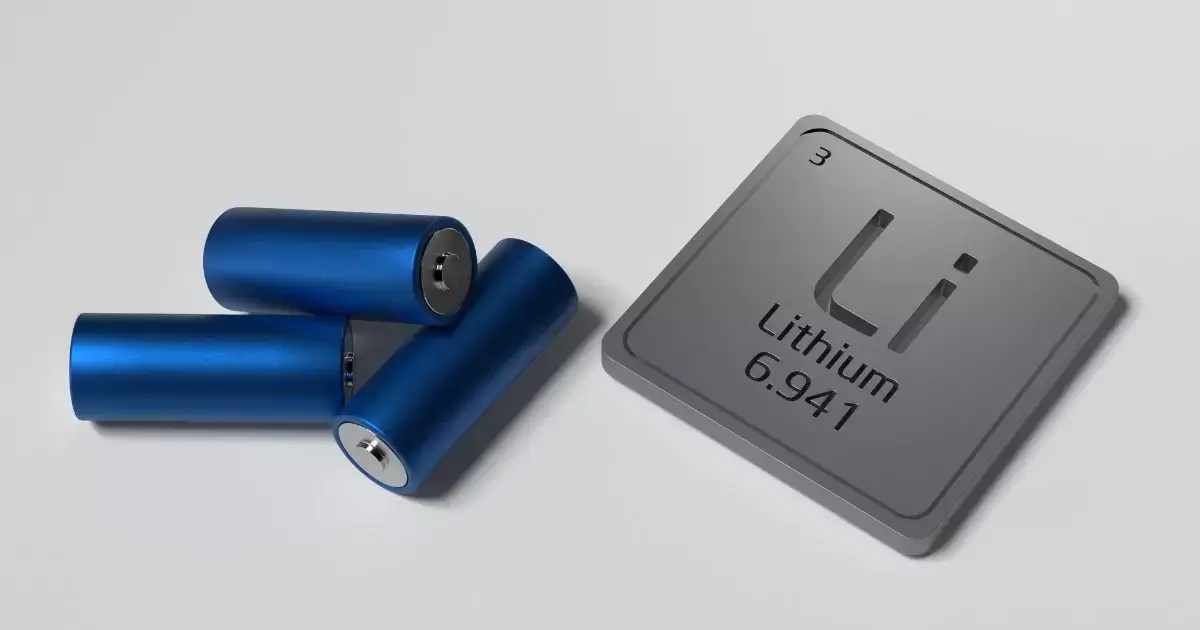
#> input picture battsentinel-frontend/src/assets/battery-hero.webp, 1200 x 630 px
$ python -i thermal_analyzer.py   (imports and definitions only)
#> lines starting #> are read from the running program, lines starting #| are printed output that depends on the picture; after the words box and inside, x2 and y2 are one past the last pixel; in counts of white or black regions, pixels touching at a corner belong together
import cv2
import numpy as np
from PIL import Image
import json
import os

class ThermalAnalyzer:
    """Analizador de imágenes térmicas para detección de hotspots y análisis térmico"""

    def __init__(self):
        self.min_hotspot_area = 50  # Área mínima para considerar un hotspot
        self.temperature_threshold_percentile = 95  # Percentil para detectar hotspots

    def analyze_image(self, image_path):
        """Analizar imagen térmica y extraer información de temperatura"""
        try:
            # Cargar imagen
            image = cv2.imread(image_path)
#> image is the input picture: shape (630, 1200, 3); mean B, G, R 181.4, 174.7, 170.6
            if image is None:
                raise ValueError("Could not load image")

            # Convertir a escala de grises para análisis
            gray = cv2.cvtColor(image, cv2.COLOR_BGR2GRAY)
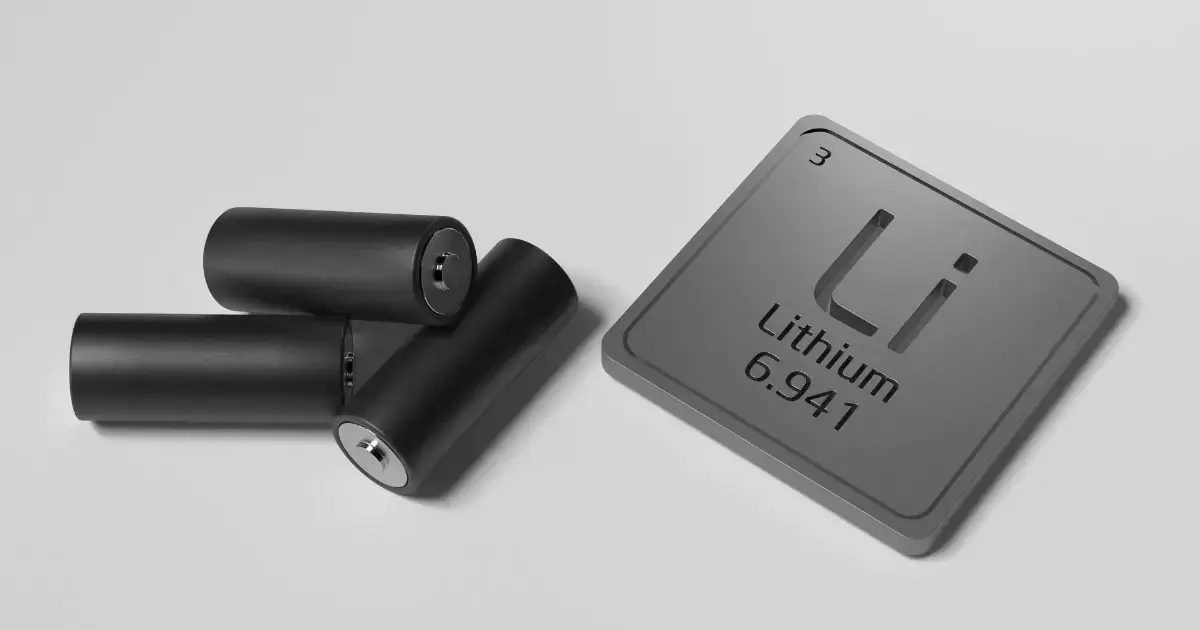
#> gray: shape (630, 1200); min 0, max 255, mean 174.2

            # Análisis básico de temperatura (simulado basado en intensidad)
            # En una implementación real, esto dependería del formato específico de la imagen térmica
            temperature_data = self._simulate_temperature_from_intensity(gray)

            # Calcular estadísticas de temperatura
            max_temp = float(np.max(temperature_data))
#> max_temp = 81.06
            min_temp = float(np.min(temperature_data))
#> min_temp = 19.09
            avg_temp = float(np.mean(temperature_data))
#> avg_temp = 61

            # Detectar hotspots
            hotspots = self._detect_hotspots(temperature_data, image.shape)

            # Análisis de distribución térmica
            thermal_distribution = self._analyze_thermal_distribution(temperature_data)

            result = {
                'max_temperature': max_temp,
                'min_temperature': min_temp,
                'avg_temperature': avg_temp,
                'temperature_std': float(np.std(temperature_data)),
                'hotspot_detected': len(hotspots) > 0,
                'hotspot_count': len(hotspots),
                'hotspot_coordinates': hotspots,
                'thermal_distribution': thermal_distribution,
                'analysis_metadata': {
                    'image_size': image.shape[:2],
                    'analysis_method': 'intensity_based_simulation',
                    'threshold_percentile': self.temperature_threshold_percentile
                }
            }

            return result

        except Exception as e:
            raise Exception(f"Error analyzing thermal image: {str(e)}")

    def _simulate_temperature_from_intensity(self, gray_image):
        """Simular datos de temperatura basados en intensidad de píxeles"""
        # Esta es una simulación. En una implementación real, se usarían
        # bibliotecas específicas para imágenes térmicas como FLIR o similar

        # Normalizar intensidades a rango de temperatura (20-80°C)
        normalized = gray_image.astype(np.float32) / 255.0
        temperature_data = 20 + (normalized * 60)  # Rango 20-80°C

        # Agregar algo de ruido realista
        noise = np.random.normal(0, 0.5, temperature_data.shape)
        temperature_data += noise

        return temperature_data

    def _detect_hotspots(self, temperature_data, image_shape):
        """Detectar hotspots en la imagen térmica"""
#> called with image_shape = (630, 1200, 3)
        try:
            # Calcular umbral para hotspots
            threshold = np.percentile(temperature_data, self.temperature_threshold_percentile)
#> threshold = 71.75

            # Crear máscara binaria para hotspots
            hotspot_mask = (temperature_data > threshold).astype(np.uint8)
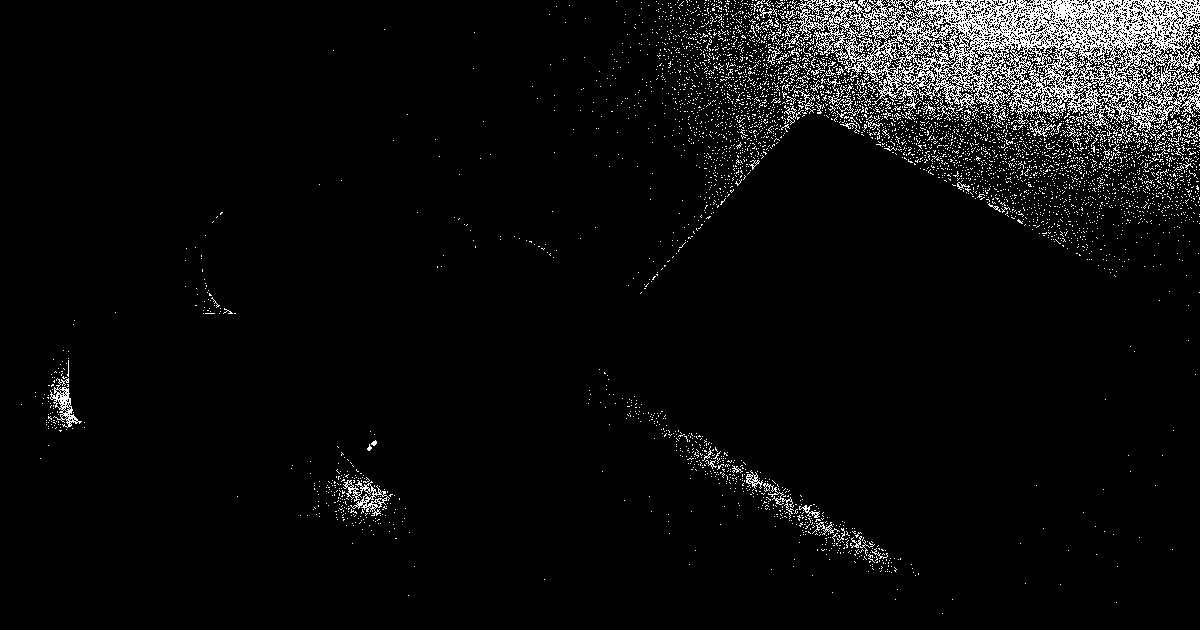
#> hotspot_mask: shape (630, 1200); values 0 (black) and 1 (white), 5% white in thin lines or dots

            # Encontrar contornos de hotspots
            contours, _ = cv2.findContours(hotspot_mask, cv2.RETR_EXTERNAL, cv2.CHAIN_APPROX_SIMPLE)
#> contours = 4497 contours, 4476 with area under 20; largest, box (x1, y1, x2, y2) and area: (785, 0, 1200, 138) 37503, (343, 480, 390, 516) 512, (50, 378, 82, 428) 474, (835, 84, 861, 118) 126, (746, 470, 763, 489) 108

            hotspots = []
            for contour in contours:
                area = cv2.contourArea(contour)
                if area > self.min_hotspot_area:
                    # Calcular centroide
                    M = cv2.moments(contour)
                    if M["m00"] != 0:
                        cx = int(M["m10"] / M["m00"])
                        cy = int(M["m01"] / M["m00"])

                        # Calcular bounding box
                        x, y, w, h = cv2.boundingRect(contour)

                        # Temperatura máxima en el hotspot
                        hotspot_region = temperature_data[y:y+h, x:x+w]
                        max_temp_in_hotspot = float(np.max(hotspot_region))
                        avg_temp_in_hotspot = float(np.mean(hotspot_region))

                        hotspot_info = {
                            'centroid': {'x': cx, 'y': cy},
                            'bounding_box': {'x': x, 'y': y, 'width': w, 'height': h},
                            'area': float(area),
                            'max_temperature': max_temp_in_hotspot,
                            'avg_temperature': avg_temp_in_hotspot,
                            'severity': self._classify_hotspot_severity(max_temp_in_hotspot)
                        }

                        hotspots.append(hotspot_info)
#> this loop made 4497 passes
#> (area, cx, cy, x, y, w, h, max_temp_in_hotspot) on passes 181, 292, 402, 425, 484, 737, 3048, 3066, 3611: (56.5, 824, 527, 812, 522, 28, 13, 72.93), (52, 810, 511, 799, 505, 21, 13, 73.09), (67.5, 775, 494, 763, 483, 31, 31, 72.96), (511.5, 367, 496, 343, 480, 47, 36, 75.01), (107.5, 752, 479, 746, 470, 17, 19, 72.98), (474, 64, 404, 50, 378, 32, 50, 74.71), (61.5, 1040, 129, 1029, 120, 27, 17, 73.44), (67, 1171, 129, 1150, 119, 33, 27, 73.47), (126.5, 844, 104, 835, 84, 26, 34, 73.14)
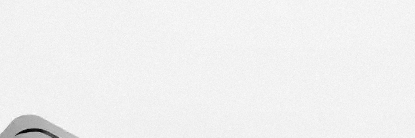
#> hotspot_region: shape (138, 415) float32; min 19.33, max 74.44, mean 71.4; drawn with min black and max white
#> after the loop, hotspots = 11 items

            # Ordenar hotspots por temperatura máxima (descendente)
            hotspots.sort(key=lambda x: x['max_temperature'], reverse=True)

            return hotspots

        except Exception as e:
            print(f"Error detecting hotspots: {e}")
            return []

    def _classify_hotspot_severity(self, temperature):
        """Clasificar severidad del hotspot basado en temperatura"""
        if temperature > 70:
            return 'critical'
        elif temperature > 60:
            return 'high'
        elif temperature > 50:
            return 'medium'
        else:
            return 'low'

    def _analyze_thermal_distribution(self, temperature_data):
        """Analizar distribución térmica de la imagen"""
        try:
            # Calcular histograma de temperaturas
            hist, bin_edges = np.histogram(temperature_data.flatten(), bins=20)
#> hist = 20 values, max 455162 at index 16, min 26 at index 19, mean 37800; bin_edges = 21 values from 19.09 to 81.06

            # Encontrar zonas de temperatura
            temp_zones = {
                'cold': float(np.sum(temperature_data < 30)),
                'normal': float(np.sum((temperature_data >= 30) & (temperature_data < 50))),
                'warm': float(np.sum((temperature_data >= 50) & (temperature_data < 70))),
                'hot': float(np.sum(temperature_data >= 70))
            }
#> temp_zones = {'cold': 35071, 'normal': 164695, 'warm': 280679, 'hot': 275555}

            # Calcular porcentajes
            total_pixels = temperature_data.size
#> total_pixels = 756000
            temp_zones_percent = {k: (v / total_pixels) * 100 for k, v in temp_zones.items()}
#> temp_zones_percent = {'cold': 4.64, 'normal': 21.79, 'warm': 37.13, 'hot': 36.45}

            # Análisis de gradientes térmicos
            grad_x = np.gradient(temperature_data, axis=1)
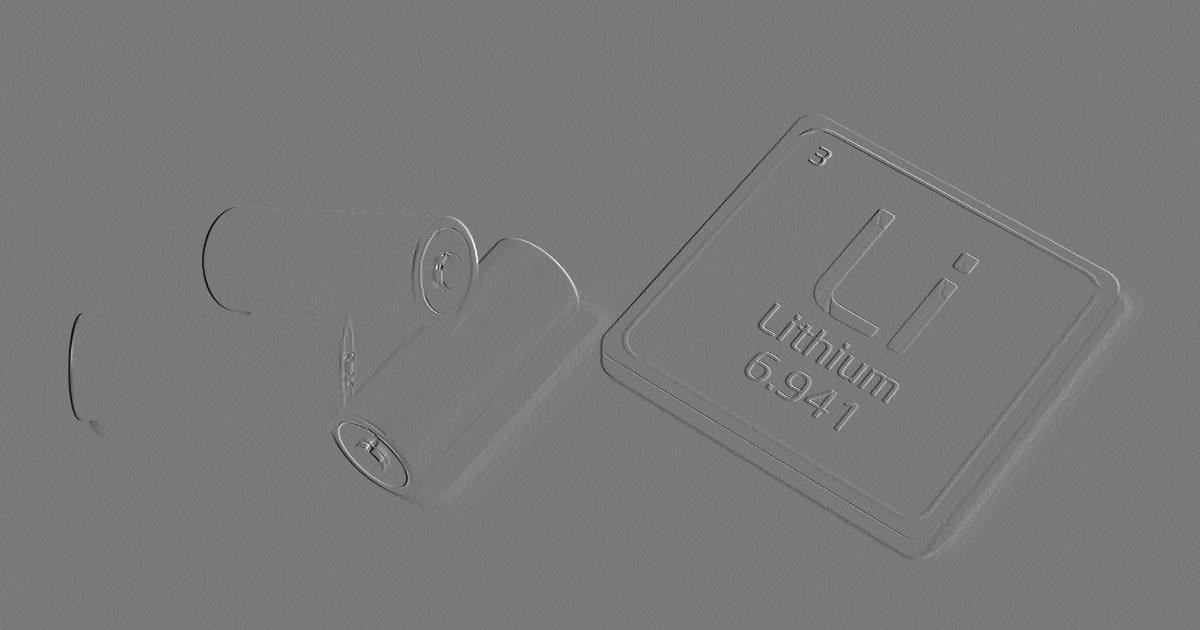
#> grad_x: shape (630, 1200) float32; min -21.83, max 23.85, mean 0; drawn with min black and max white
            grad_y = np.gradient(temperature_data, axis=0)
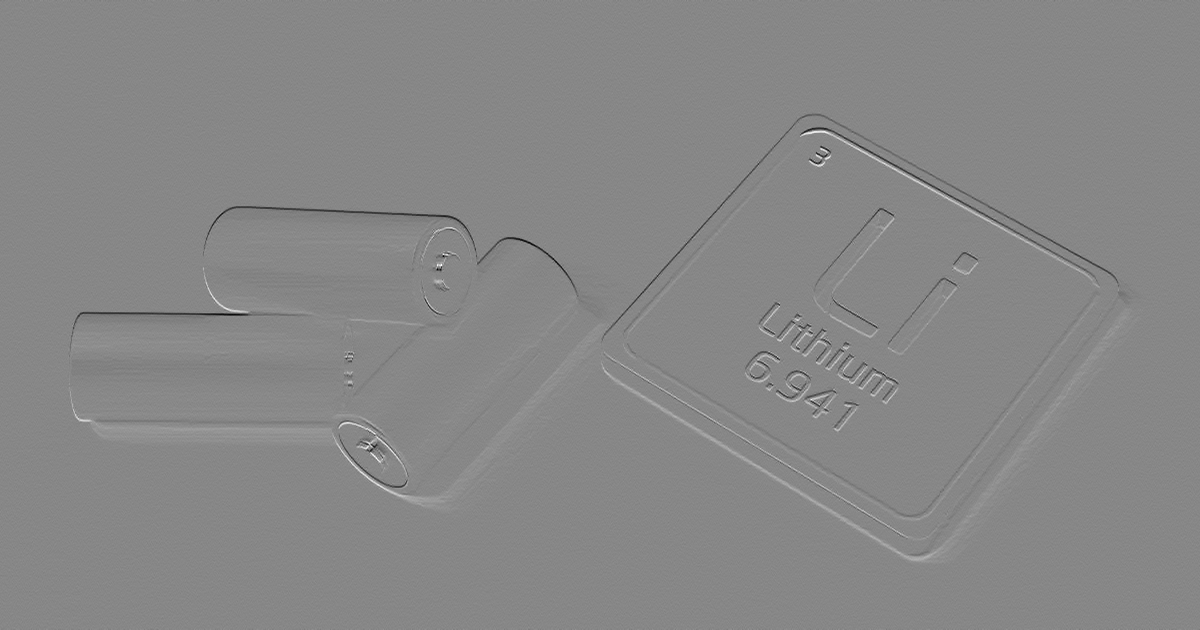
#> grad_y: shape (630, 1200) float32; min -24.35, max 21.52, mean 0; drawn with min black and max white
            gradient_magnitude = np.sqrt(grad_x**2 + grad_y**2)
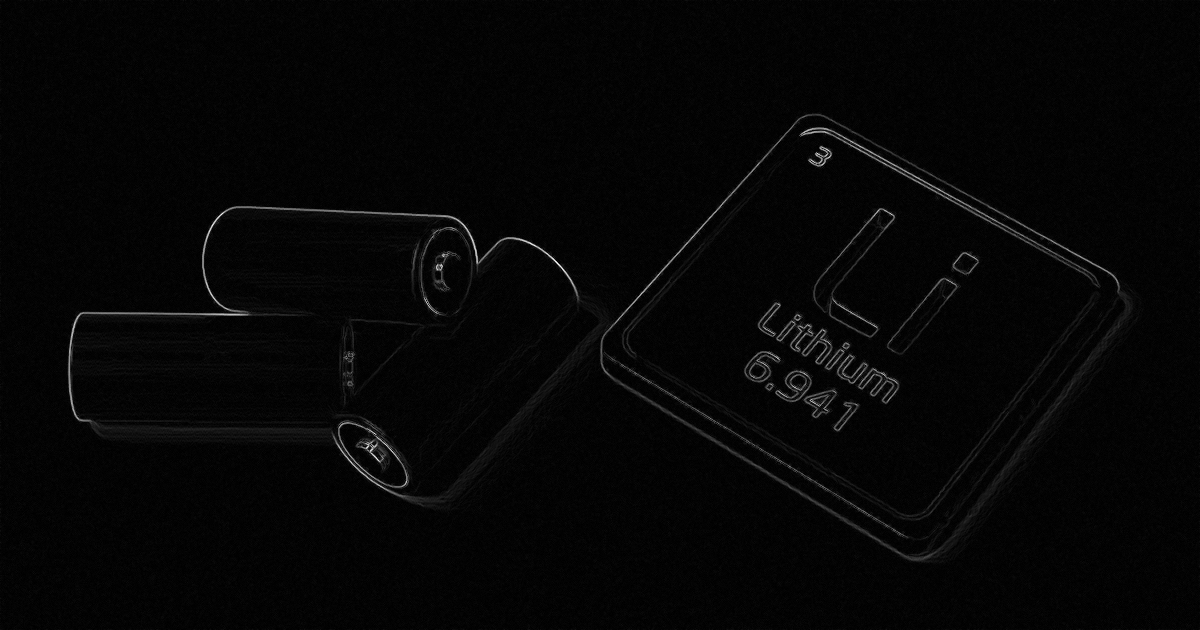
#> gradient_magnitude: shape (630, 1200) float32; min 0.000222, max 29.74, mean 0.7; drawn with min black and max white

            distribution_info = {
                'temperature_zones': temp_zones_percent,
                'histogram': {
                    'counts': hist.tolist(),
                    'bin_edges': bin_edges.tolist()
                },
                'thermal_gradients': {
                    'max_gradient': float(np.max(gradient_magnitude)),
                    'avg_gradient': float(np.mean(gradient_magnitude)),
                    'gradient_std': float(np.std(gradient_magnitude))
                },
                'uniformity_index': float(1.0 / (1.0 + np.std(temperature_data)))  # 0-1, 1 = uniforme
            }

            return distribution_info

        except Exception as e:
            print(f"Error analyzing thermal distribution: {e}")
            return {}

    # [125 lines left out: functions generate_thermal_overlay, extract_temperature_profile, validate_thermal_image, not called in this run]

>>> result = ThermalAnalyzer().analyze_image('../../../battsentinel-frontend/src/assets/battery-hero.webp')
#> in analyze_image, `thermal_distribution = self._analyze_thermal_distribution(temperature_..`: thermal_distribution = 4 items
#> result = 9 items

$ run again, on battsentinel-frontend/src/assets/industry-4.jpg
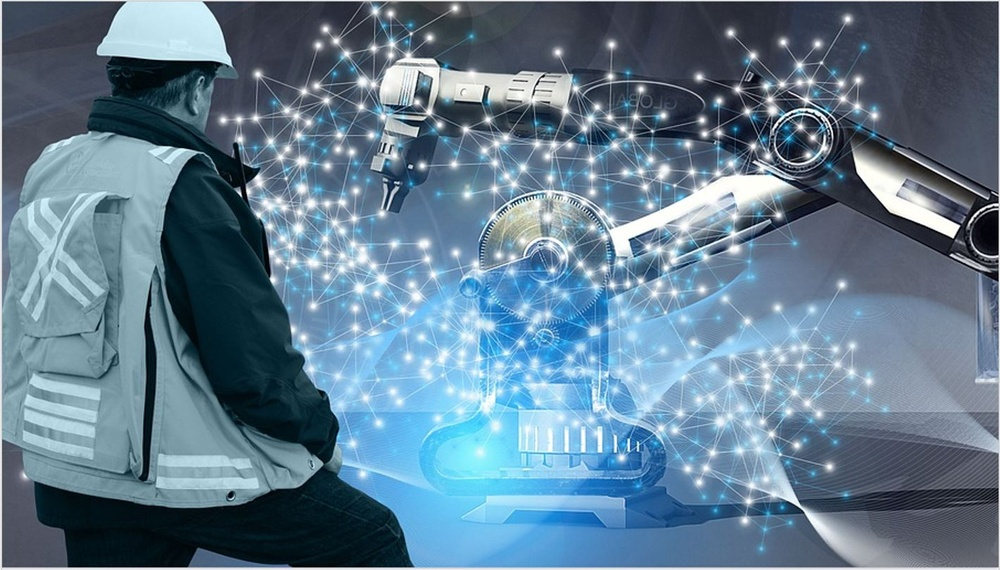
#> input picture battsentinel-frontend/src/assets/industry-4.jpg, 1000 x 570 px, shrunk from 1419 x 809 before the run
#> in analyze_image, image is the input picture: shape (570, 1000, 3); mean B, G, R 143, 123.5, 97.1
#> max_temp = 81.36
#> min_temp = 18.66
#> avg_temp = 47.74
#> threshold = 71.88
#> hotspot_mask: shape (570, 1000); values 0 (black) and 1 (white), 5% white; 779 white regions (583 under 20 px)
#> contours = 779 contours, 706 with area under 20; largest, box (x1, y1, x2, y2) and area: (110, 2, 232, 66) 3391, (576, 174, 790, 256) 3174, (854, 157, 960, 238) 2120, (380, 65, 439, 100) 928, (2, 568, 1000, 570) 874
#> the loop in _detect_hotspots, `for contour in contours:` made 779 passes
#> (area, cx, cy, x, y, w, h, max_temp_in_hotspot) on passes 1, 20, 56, 77, 78, 79, 86, 93: (874.5, 483, 568, 2, 568, 998, 2, 77.09), (340, 803, 510, 768, 486, 63, 52, 80.15), (86.5, 479, 452, 474, 446, 13, 14, 78.18), (82, 599, 438, 594, 427, 8, 25, 80.02), (68.5, 582, 439, 581, 427, 4, 25, 80.31), (63.5, 566, 439, 565, 427, 4, 25, 80.44), (147, 525, 433, 519, 421, 15, 31, 79.85), (69, 495, 425, 491, 420, 10, 12, 78.06)
#> after the loop in _detect_hotspots, `for contour in contours:`:
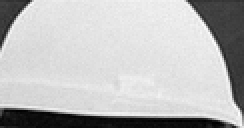
#> hotspot_region: shape (64, 122) float32 (shown 2 times larger); min 19.69, max 78.82, mean 63.1; drawn with min black and max white
#> after the loop in _detect_hotspots, `for contour in contours:`: hotspots = 40 items
#> hist = 20 values, max 52125 at index 11, min 3339 at index 0, mean 28500; bin_edges = 21 values from 18.66 to 81.36
#> temp_zones = {'cold': 70934, 'normal': 234687, 'warm': 226213, 'hot': 38166}
#> temp_zones_percent = {'cold': 12.44, 'normal': 41.17, 'warm': 39.69, 'hot': 6.7}
#> in _analyze_thermal_distribution, `gradient_magnitude = np.sqrt(grad_x**2 + grad_y**2)`:
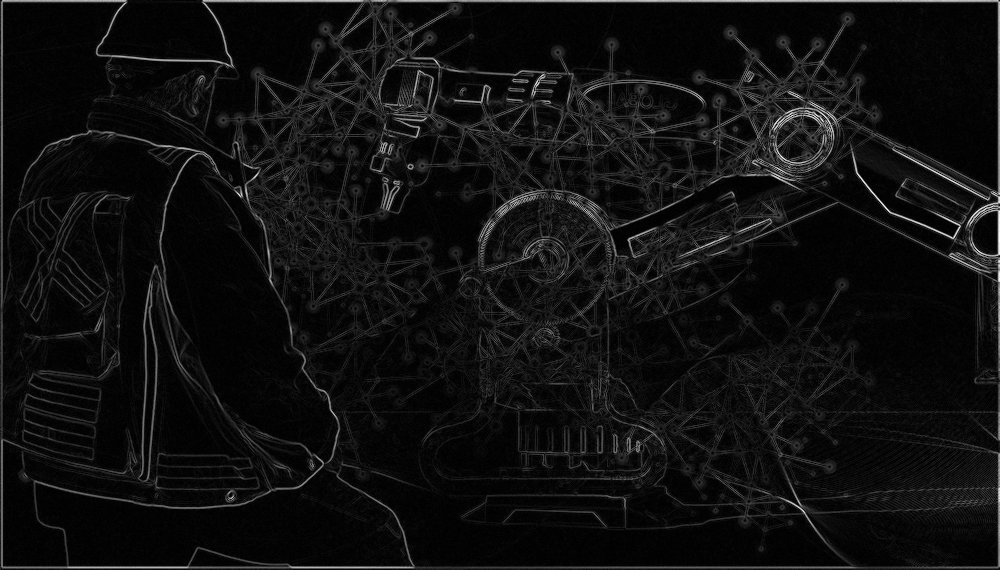
#> gradient_magnitude: shape (570, 1000) float32; min 0.000203, max 38.59, mean 2.4; drawn with min black and max white
#> thermal_distribution = 4 items
#> result = 9 items
